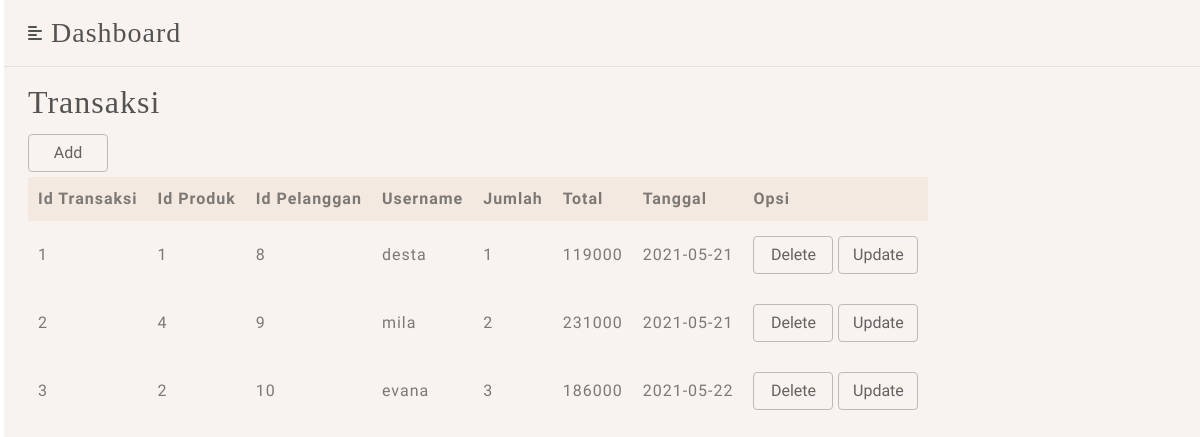
Page /admin/transaksi.php (signed in) on the committed database.
### tables this page shows
CREATE TABLE `transaksi` (
  `Id_Transaksi` int(11) NOT NULL,
  `Id_Produk` int(11) NOT NULL,
  `Id_Pelanggan` int(11) NOT NULL,
  `Username` varchar(10) NOT NULL,
  `Jumlah` int(11) NOT NULL,
  `Total` int(11) NOT NULL,
  `Tanggal` date NOT NULL
);

### admin/function.php (called while the page is built, shortened)
<?php
require 'db.php';
function query($query) {
    global $db;
    $result = mysqli_query($db, $query);
    $rows = [];
    while($row = mysqli_fetch_assoc($result)) {
        $rows[] = $row;
    }
    return $rows;
}
?>

### admin/transaksi.php (the view, shortened to what this page needs)
<?php
    require 'function.php';
    $transaksi = query("SELECT * FROM transaksi");
?>
<!DOCTYPE html>
<html lang="en">
<head>
    <link rel="stylesheet" href="style.css" />
</head>
<body>
    <div class="d-flex" id="wrapper">
            <?php
                include("link.php");
            ?>
        <div id="page-content-wrapper">
            <?php include("header.php"); ?>
            <div class="container-fluid px-4">
                <h2>Transaksi</h2>
                <button type="button" class="btn">
                    <a href="insert_transaksi.php">Add</a>
                </button><br>
                <table cellpadding="10" cellspacing="0">
                    <tr>
                        <th>Id Transaksi</th>
                        <th>Id Produk</th>
                        <th>Id Pelanggan</th>
                        <th>Username</th>
                        <th>Jumlah</th>
                        <th>Total</th>
                        <th>Tanggal</th>
                        <th>Opsi</th>
                    </tr>
                    <?php foreach($transaksi as $row) : ?>
                    <tr>
                        <td><?= $row["Id_Transaksi"]; ?></td>
                        <td><?= $row["Id_Produk"]; ?></td>
                        <td><?= $row["Id_Pelanggan"]; ?></td>
                        <td><?= $row["Username"]; ?></td>
                        <td><?= $row["Jumlah"]; ?></td>
                        <td><?= $row["Total"]; ?></td>
                        <td><?= $row["Tanggal"]; ?></td>
                        <td>
                            <button type="button" class="btn">
                                <a href="transaksi.php?Id_Transaksi=<?= $row["Id_Transaksi"]; ?>" onclick="
                                return confirm('Apakah Anda yakin akan menghapus data?');">Delete</a>
                            </button>
                            <button type="button" class="btn">
                                <a href="update_transaksi.php?Id_Transaksi=<?= $row["Id_Transaksi"]; ?>">Update</a>
                            </button>
                        </td>
                    </tr>
                    <?php endforeach; ?>
                </table>
            </div>
        </div>
    </div>
</body>
</html>

### admin/style.css (style rules this page uses)
:root { --coklat1: #7d7874; --coklat2: #535353; --coklat3: #636161; --coklat4: #f8f3ef; --coklat5: #f3e9e0; --coklat6: #dbc4b1; --coklat7: #beb9b5; --hitam: #000; --putih: #fff; --judul: 'Playfair Display', serif; --body: 'Almarai', sans-serif; --side: margin 0.25s ease-out; }
#wrapper { overflow-x: hidden; color: var(--coklat1); font-family: var(--body); letter-spacing: 1px; }
#page-content-wrapper { margin-left: 20px; background-color: var(--coklat4); }
.container-fluid h2 { padding-top: 1rem; color: var(--coklat2); font-family: var(--judul); }
#page-content-wrapper th { color: var(--coklat1); background-color: var(--coklat5); }
#page-content-wrapper .btn { border-color: var(--coklat7); border-width: 1.5px; width: 80px; margin: 5px 0 5px; }
#page-content-wrapper a { text-decoration: none; color: var(--coklat3); }

### rows in the picture
transaksi: Id_Transaksi "1", Id_Produk "1", Id_Pelanggan "8", Username "desta", Jumlah "1", Total "119000", Tanggal "2021-05-21"
transaksi: Id_Transaksi "2", Id_Produk "4", Id_Pelanggan "9", Username "mila", Jumlah "2", Total "231000", Tanggal "2021-05-21"
transaksi: Id_Transaksi "3", Id_Produk "2", Id_Pelanggan "10", Username "evana", Jumlah "3", Total "186000", Tanggal "2021-05-22"
